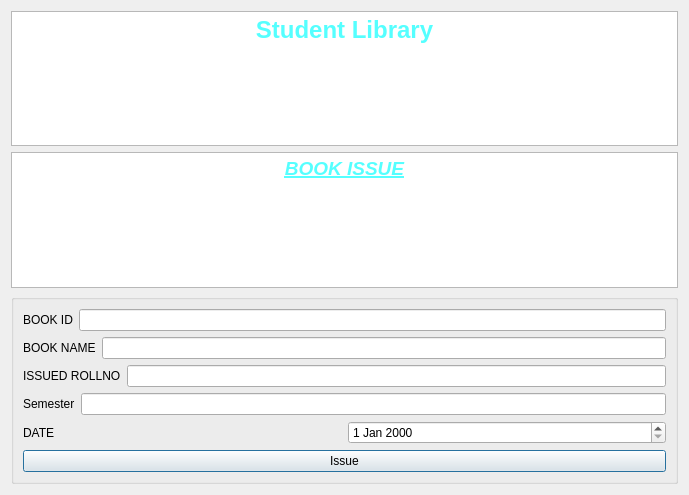
<?xml version="1.0" encoding="UTF-8"?>
<ui version="4.0">
 <class>issue</class>
 <widget class="QDialog" name="issue">
  <property name="geometry">
   <rect>
    <x>0</x>
    <y>0</y>
    <width>689</width>
    <height>495</height>
   </rect>
  </property>
  <property name="windowTitle">
   <string>Dialog</string>
  </property>
  <layout class="QVBoxLayout" name="verticalLayout">
   <item>
    <widget class="QTextBrowser" name="textBrowser">
     <property name="html">
      <string>&lt;!DOCTYPE HTML PUBLIC &quot;-//W3C//DTD HTML 4.0//EN&quot; &quot;http://www.w3.org/TR/REC-html40/strict.dtd&quot;&gt;
&lt;html&gt;&lt;head&gt;&lt;meta name=&quot;qrichtext&quot; content=&quot;1&quot; /&gt;&lt;meta charset=&quot;utf-8&quot; /&gt;&lt;style type=&quot;text/css&quot;&gt;
p, li { white-space: pre-wrap; }
hr { height: 1px; border-width: 0; }
li.unchecked::marker { content: &quot;\2610&quot;; }
li.checked::marker { content: &quot;\2612&quot;; }
&lt;/style&gt;&lt;/head&gt;&lt;body style=&quot; font-family:'Segoe UI'; font-size:9pt; font-weight:400; font-style:normal;&quot;&gt;
&lt;p align=&quot;center&quot; style=&quot; margin-top:0px; margin-bottom:0px; margin-left:0px; margin-right:0px; -qt-block-indent:0; text-indent:0px;&quot;&gt;&lt;span style=&quot; font-size:18pt; font-weight:700; color:#55ffff;&quot;&gt;Student Library&lt;/span&gt;&lt;/p&gt;
&lt;p align=&quot;center&quot; style=&quot;-qt-paragraph-type:empty; margin-top:0px; margin-bottom:0px; margin-left:0px; margin-right:0px; -qt-block-indent:0; text-indent:0px; font-size:18pt; font-weight:700; color:#55ffff;&quot;&gt;&lt;br /&gt;&lt;/p&gt;&lt;/body&gt;&lt;/html&gt;</string>
     </property>
    </widget>
   </item>
   <item>
    <widget class="QTextBrowser" name="textBrowser_2">
     <property name="html">
      <string>&lt;!DOCTYPE HTML PUBLIC &quot;-//W3C//DTD HTML 4.0//EN&quot; &quot;http://www.w3.org/TR/REC-html40/strict.dtd&quot;&gt;
&lt;html&gt;&lt;head&gt;&lt;meta name=&quot;qrichtext&quot; content=&quot;1&quot; /&gt;&lt;meta charset=&quot;utf-8&quot; /&gt;&lt;style type=&quot;text/css&quot;&gt;
p, li { white-space: pre-wrap; }
hr { height: 1px; border-width: 0; }
li.unchecked::marker { content: &quot;\2610&quot;; }
li.checked::marker { content: &quot;\2612&quot;; }
&lt;/style&gt;&lt;/head&gt;&lt;body style=&quot; font-family:'Segoe UI'; font-size:9pt; font-weight:400; font-style:normal;&quot;&gt;
&lt;p align=&quot;center&quot; style=&quot; margin-top:0px; margin-bottom:0px; margin-left:0px; margin-right:0px; -qt-block-indent:0; text-indent:0px;&quot;&gt;&lt;span style=&quot; font-size:14pt; font-weight:700; font-style:italic; text-decoration: underline; color:#55ffff;&quot;&gt;BOOK ISSUE&lt;/span&gt;&lt;/p&gt;&lt;/body&gt;&lt;/html&gt;</string>
     </property>
    </widget>
   </item>
   <item>
    <widget class="QGroupBox" name="groupBox">
     <property name="title">
      <string/>
     </property>
     <layout class="QGridLayout" name="gridLayout">
      <item row="2" column="0">
       <layout class="QHBoxLayout" name="horizontalLayout_3">
        <item>
         <widget class="QLabel" name="label_3">
          <property name="text">
           <string>ISSUED ROLLNO</string>
          </property>
         </widget>
        </item>
        <item>
         <widget class="QLineEdit" name="lineEdit_73"/>
        </item>
       </layout>
      </item>
      <item row="5" column="0">
       <widget class="QPushButton" name="pushButton74">
        <property name="text">
         <string>Issue</string>
        </property>
       </widget>
      </item>
      <item row="1" column="0">
       <layout class="QHBoxLayout" name="horizontalLayout_2">
        <item>
         <widget class="QLabel" name="label_2">
          <property name="text">
           <string>BOOK NAME</string>
          </property>
         </widget>
        </item>
        <item>
         <widget class="QLineEdit" name="lineEdit_72"/>
        </item>
       </layout>
      </item>
      <item row="0" column="0">
       <layout class="QHBoxLayout" name="horizontalLayout">
        <item>
         <widget class="QLabel" name="label">
          <property name="text">
           <string>BOOK ID</string>
          </property>
         </widget>
        </item>
        <item>
         <widget class="QLineEdit" name="lineEdit71"/>
        </item>
       </layout>
      </item>
      <item row="4" column="0">
       <layout class="QHBoxLayout" name="horizontalLayout_4">
        <item>
         <widget class="QLabel" name="label_4">
          <property name="text">
           <string>DATE</string>
          </property>
         </widget>
        </item>
        <item>
         <widget class="QDateEdit" name="dateEdit"/>
        </item>
       </layout>
      </item>
      <item row="3" column="0">
       <layout class="QHBoxLayout" name="horizontalLayout_5">
        <item>
         <widget class="QLabel" name="label_5">
          <property name="text">
           <string>Semester</string>
          </property>
         </widget>
        </item>
        <item>
         <widget class="QLineEdit" name="lineEdit78"/>
        </item>
       </layout>
      </item>
     </layout>
    </widget>
   </item>
  </layout>
 </widget>
 <resources/>
 <connections/>
</ui>
